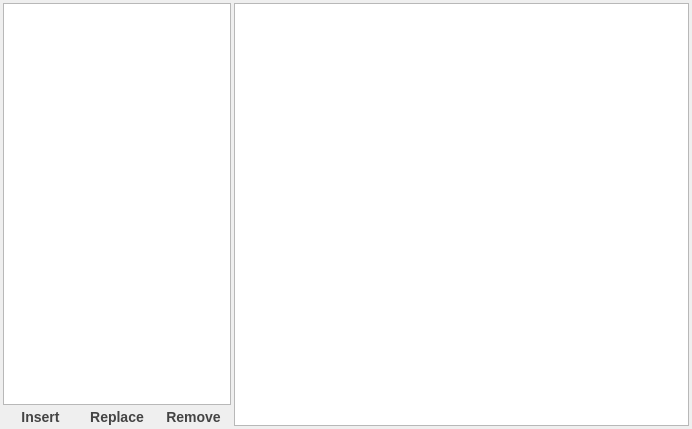
<?xml version="1.0" encoding="UTF-8"?>
<ui version="4.0">
 <class>CurveSettingsView</class>
 <widget class="QDialog" name="CurveSettingsView">
  <property name="geometry">
   <rect>
    <x>0</x>
    <y>0</y>
    <width>692</width>
    <height>429</height>
   </rect>
  </property>
  <property name="focusPolicy">
   <enum>Qt::NoFocus</enum>
  </property>
  <property name="windowTitle">
   <string>Curves' creator</string>
  </property>
  <property name="modal">
   <bool>false</bool>
  </property>
  <layout class="QHBoxLayout" name="horizontalLayout" stretch="1,2">
   <property name="spacing">
    <number>3</number>
   </property>
   <property name="leftMargin">
    <number>3</number>
   </property>
   <property name="topMargin">
    <number>3</number>
   </property>
   <property name="rightMargin">
    <number>3</number>
   </property>
   <property name="bottomMargin">
    <number>3</number>
   </property>
   <item>
    <layout class="QVBoxLayout" name="verticalLayout_2" stretch="0,0">
     <property name="spacing">
      <number>3</number>
     </property>
     <item>
      <widget class="QListView" name="files">
       <property name="sizePolicy">
        <sizepolicy hsizetype="Expanding" vsizetype="Expanding">
         <horstretch>0</horstretch>
         <verstretch>0</verstretch>
        </sizepolicy>
       </property>
       <property name="minimumSize">
        <size>
         <width>200</width>
         <height>0</height>
        </size>
       </property>
       <property name="maximumSize">
        <size>
         <width>16777215</width>
         <height>16777215</height>
        </size>
       </property>
       <property name="styleSheet">
        <string notr="true"/>
       </property>
      </widget>
     </item>
     <item>
      <layout class="QHBoxLayout" name="horizontalLayout_2" stretch="1,1,1">
       <property name="spacing">
        <number>2</number>
       </property>
       <item>
        <widget class="QToolButton" name="insert">
         <property name="sizePolicy">
          <sizepolicy hsizetype="Expanding" vsizetype="Fixed">
           <horstretch>0</horstretch>
           <verstretch>0</verstretch>
          </sizepolicy>
         </property>
         <property name="minimumSize">
          <size>
           <width>67</width>
           <height>0</height>
          </size>
         </property>
         <property name="toolTip">
          <string>Add a new raw file to project.</string>
         </property>
         <property name="statusTip">
          <string>Add a new raw file to project.</string>
         </property>
         <property name="styleSheet">
          <string notr="true">QToolButton{
    border-style: outset;
    border-width: 0px;
    font: bold 14px;
    border-top-left-radius: 8px;
    border-bottom-left-radius: 8px; 
    color: #444444;
    height:15px;
background: qlineargradient(
    x1: 0, y1: 0, x2: 0, y2: 1,
    stop: 1.0      #999, 
	stop: 0.75 #bbb,
    stop: 0.5   #ddd, 
    stop: 0.25 #eee, 
    stop: 0.0    #fff
);
}
QToolButton:pressed {
    background: qlineargradient(
        x1: 0, y1: 0, x2: 0, y2: 1,
        stop: 1.0      #fff, 
	    stop: 0.75 #eee,
        stop: 0.5   #ddd, 
        stop: 0.25 #bbb, 
        stop: 0.0    #999
    );
}
QToolButton:hover:enabled { color:#000 }</string>
         </property>
         <property name="text">
          <string>Insert</string>
         </property>
        </widget>
       </item>
       <item>
        <widget class="QToolButton" name="replace">
         <property name="sizePolicy">
          <sizepolicy hsizetype="Expanding" vsizetype="Fixed">
           <horstretch>0</horstretch>
           <verstretch>0</verstretch>
          </sizepolicy>
         </property>
         <property name="minimumSize">
          <size>
           <width>67</width>
           <height>0</height>
          </size>
         </property>
         <property name="toolTip">
          <string>Replace current file.</string>
         </property>
         <property name="statusTip">
          <string>Replace current file.</string>
         </property>
         <property name="styleSheet">
          <string notr="true">QToolButton{
    border-style: outset;
    border-width:0px;
    font: bold 14px;
    color: #444444;
    height:15px;
background: qlineargradient(
    x1: 0, y1: 0, x2: 0, y2: 1,
    stop: 1.0      #999, 
	stop: 0.75 #bbb,
    stop: 0.5   #ddd, 
    stop: 0.25 #eee, 
    stop: 0.0    #fff
);
}
QToolButton:pressed {
    background: qlineargradient(
        x1: 0, y1: 0, x2: 0, y2: 1,
        stop: 1.0      #fff, 
	    stop: 0.75 #eee,
        stop: 0.5   #ddd, 
        stop: 0.25 #bbb, 
        stop: 0.0    #999
    );
	color:#f00
}
QToolButton:hover:enabled { color:#000 }</string>
         </property>
         <property name="text">
          <string>Replace</string>
         </property>
        </widget>
       </item>
       <item>
        <widget class="QToolButton" name="remove">
         <property name="sizePolicy">
          <sizepolicy hsizetype="Expanding" vsizetype="Fixed">
           <horstretch>0</horstretch>
           <verstretch>0</verstretch>
          </sizepolicy>
         </property>
         <property name="minimumSize">
          <size>
           <width>67</width>
           <height>0</height>
          </size>
         </property>
         <property name="toolTip">
          <string>Remove current file.</string>
         </property>
         <property name="statusTip">
          <string>Remove current file.</string>
         </property>
         <property name="styleSheet">
          <string notr="true">QToolButton{
    border-style: outset;
    border-width: 0px;
    font: bold 14px;
    border-top-right-radius: 8px;
    border-bottom-right-radius: 8px; 
    color: #444444;
    height:15px;
background: qlineargradient(
    x1: 0, y1: 0, x2: 0, y2: 1,
    stop: 1.0      #999, 
	stop: 0.75 #bbb,
    stop: 0.5   #ddd, 
    stop: 0.25 #eee, 
    stop: 0.0    #fff
);
}
QToolButton:pressed {
    background: qlineargradient(
        x1: 0, y1: 0, x2: 0, y2: 1,
        stop: 1.0      #fff, 
	    stop: 0.75 #eee,
        stop: 0.5   #ddd, 
        stop: 0.25 #bbb, 
        stop: 0.0    #999
    );
	color:#f00
}
QToolButton:hover:enabled { color:#000 }</string>
         </property>
         <property name="text">
          <string>Remove</string>
         </property>
        </widget>
       </item>
      </layout>
     </item>
    </layout>
   </item>
   <item>
    <widget class="QTableView" name="curveSettings">
     <property name="sizePolicy">
      <sizepolicy hsizetype="Expanding" vsizetype="Expanding">
       <horstretch>0</horstretch>
       <verstretch>0</verstretch>
      </sizepolicy>
     </property>
     <property name="minimumSize">
      <size>
       <width>200</width>
       <height>0</height>
      </size>
     </property>
    </widget>
   </item>
  </layout>
 </widget>
 <resources/>
 <connections/>
</ui>
